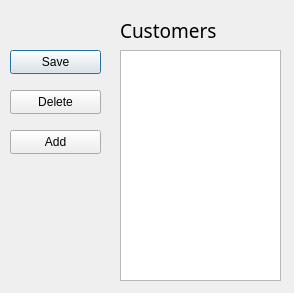
<?xml version="1.0" encoding="UTF-8"?>
<ui version="4.0">
 <class>EditCustomersWindow</class>
 <widget class="QDialog" name="EditCustomersWindow">
  <property name="geometry">
   <rect>
    <x>0</x>
    <y>0</y>
    <width>294</width>
    <height>293</height>
   </rect>
  </property>
  <property name="windowTitle">
   <string>Edit customers...</string>
  </property>
  <widget class="QPushButton" name="pushButton_save">
   <property name="geometry">
    <rect>
     <x>10</x>
     <y>50</y>
     <width>91</width>
     <height>24</height>
    </rect>
   </property>
   <property name="text">
    <string>Save</string>
   </property>
  </widget>
  <widget class="QPushButton" name="pushButton_delete">
   <property name="geometry">
    <rect>
     <x>10</x>
     <y>90</y>
     <width>91</width>
     <height>24</height>
    </rect>
   </property>
   <property name="text">
    <string>Delete</string>
   </property>
  </widget>
  <widget class="QPushButton" name="pushButton_saveDelete">
   <property name="geometry">
    <rect>
     <x>10</x>
     <y>90</y>
     <width>91</width>
     <height>24</height>
    </rect>
   </property>
   <property name="text">
    <string>Choose</string>
   </property>
   <property name="checkable">
    <bool>false</bool>
   </property>
  </widget>
  <widget class="QPushButton" name="pushButton_add">
   <property name="geometry">
    <rect>
     <x>10</x>
     <y>130</y>
     <width>91</width>
     <height>24</height>
    </rect>
   </property>
   <property name="text">
    <string>Add</string>
   </property>
  </widget>
  <widget class="QTableWidget" name="tableWidget">
   <property name="geometry">
    <rect>
     <x>120</x>
     <y>50</y>
     <width>161</width>
     <height>231</height>
    </rect>
   </property>
   <property name="sizePolicy">
    <sizepolicy hsizetype="Fixed" vsizetype="Expanding">
     <horstretch>0</horstretch>
     <verstretch>0</verstretch>
    </sizepolicy>
   </property>
   <property name="frameShadow">
    <enum>QFrame::Plain</enum>
   </property>
   <property name="editTriggers">
    <set>QAbstractItemView::NoEditTriggers</set>
   </property>
   <property name="tabKeyNavigation">
    <bool>false</bool>
   </property>
   <property name="showDropIndicator" stdset="0">
    <bool>false</bool>
   </property>
   <property name="dragDropOverwriteMode">
    <bool>false</bool>
   </property>
   <property name="selectionMode">
    <enum>QAbstractItemView::NoSelection</enum>
   </property>
   <property name="gridStyle">
    <enum>Qt::DashDotLine</enum>
   </property>
   <attribute name="horizontalHeaderVisible">
    <bool>true</bool>
   </attribute>
   <attribute name="horizontalHeaderHighlightSections">
    <bool>false</bool>
   </attribute>
   <attribute name="verticalHeaderHighlightSections">
    <bool>false</bool>
   </attribute>
  </widget>
  <widget class="QLabel" name="label_Customers">
   <property name="geometry">
    <rect>
     <x>120</x>
     <y>20</y>
     <width>111</width>
     <height>20</height>
    </rect>
   </property>
   <property name="font">
    <font>
     <family>Sitka</family>
     <pointsize>14</pointsize>
    </font>
   </property>
   <property name="text">
    <string>Customers</string>
   </property>
  </widget>
  <zorder>label_Customers</zorder>
  <zorder>pushButton_saveDelete</zorder>
  <zorder>pushButton_delete</zorder>
  <zorder>pushButton_save</zorder>
  <zorder>pushButton_add</zorder>
  <zorder>tableWidget</zorder>
 </widget>
 <resources/>
 <connections/>
</ui>
